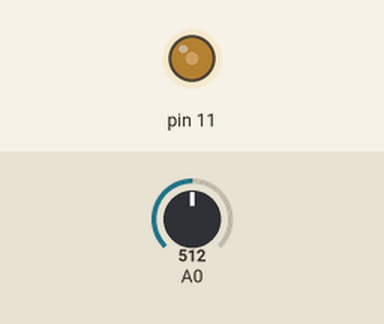
This sketch was run on a simulated Arduino Uno, built with avr-gcc and run on an emulated ATmega328P. Shown: output pins drawn as LEDs (lit = HIGH). Inputs (shaded band) come from the test bench; at power-on: A0 = 512. What the sketch prints to the serial monitor is not drawn.

Above: at 1.2 s.
1.3 s: A0 set to 716
At 2.6 s:
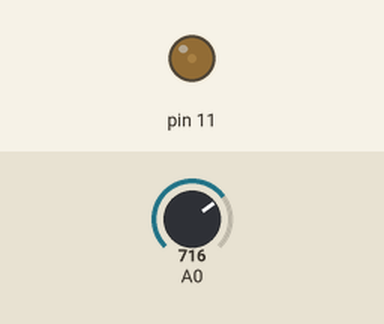
3.0 s: A0 set to 306
At 4.3 s:
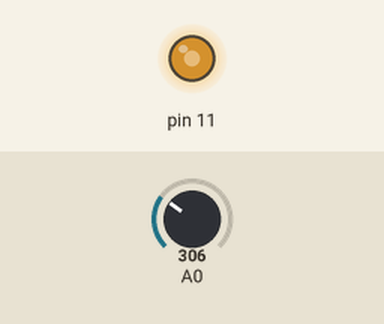
4.6 s: A0 set to 122
At 5.4 s:
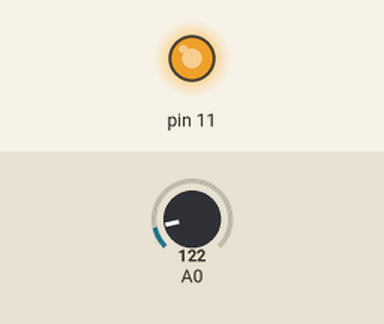
Timing chart, 0 to 7.6 s (numbered marks = the images above; inputs shaded):
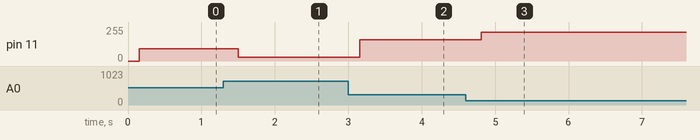

Measured:
- after the input at 1.3 s, pin 11: 92/255 → 27/255 after 0.20 s
- after the input at 3.0 s, pin 11: 27/255 → 158/255 after 0.16 s
- after the input at 4.6 s, pin 11: 158/255 → 217/255 after 0.21 s

The sketch:

DimmerLightSerial.ino
```cpp
void setup() {
  pinMode(11, OUTPUT);
  pinMode(A0, INPUT);
  //Inicia a comunicacao serial
  Serial.begin(9600);
}

void loop() {
  int valorLDR = analogRead(A0);

  //Imprime o valor da leitua analogica do pino A0
  delay(150);

  //se a luz ambiente for mais intensa que X, entao faz nada
  if(valorLDR <= 800) {
    int intensidadeLed = map(valorLDR, 0, 800, 255, 0);
    analogWrite(11, intensidadeLed);
    Serial.println("LUZ APAGADA");
  } else {
    analogWrite(11, 0);
    Serial.println("LUZ ACESA");
  }
}
```
